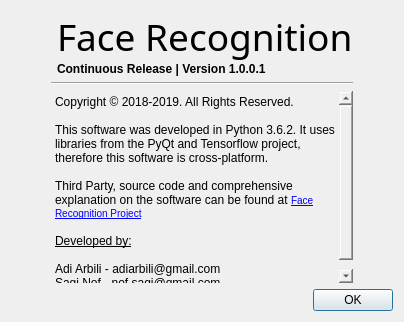
<?xml version="1.0" encoding="UTF-8"?>
<ui version="4.0">
 <class>Dialog</class>
 <widget class="QDialog" name="Dialog">
  <property name="geometry">
   <rect>
    <x>0</x>
    <y>0</y>
    <width>457</width>
    <height>330</height>
   </rect>
  </property>
  <property name="windowTitle">
   <string>Dialog</string>
  </property>
  <layout class="QGridLayout" name="gridLayout_2">
   <property name="sizeConstraint">
    <enum>QLayout::SetFixedSize</enum>
   </property>
   <item row="0" column="0">
    <layout class="QVBoxLayout" name="mainLayout">
     <property name="sizeConstraint">
      <enum>QLayout::SetMaximumSize</enum>
     </property>
     <item>
      <layout class="QGridLayout" name="gridLayout">
       <property name="leftMargin">
        <number>40</number>
       </property>
       <property name="rightMargin">
        <number>40</number>
       </property>
       <item row="2" column="0" colspan="2">
        <layout class="QHBoxLayout" name="contentLayout">
         <item>
          <widget class="QTextBrowser" name="content">
           <property name="sizePolicy">
            <sizepolicy hsizetype="Expanding" vsizetype="Expanding">
             <horstretch>0</horstretch>
             <verstretch>0</verstretch>
            </sizepolicy>
           </property>
           <property name="styleSheet">
            <string notr="true">background: transparent;</string>
           </property>
           <property name="frameShape">
            <enum>QFrame::NoFrame</enum>
           </property>
           <property name="html">
            <string>&lt;!DOCTYPE HTML PUBLIC &quot;-//W3C//DTD HTML 4.0//EN&quot; &quot;http://www.w3.org/TR/REC-html40/strict.dtd&quot;&gt;
&lt;html&gt;&lt;head&gt;&lt;meta name=&quot;qrichtext&quot; content=&quot;1&quot; /&gt;&lt;style type=&quot;text/css&quot;&gt;
p, li { white-space: pre-wrap; }
&lt;/style&gt;&lt;/head&gt;&lt;body style=&quot; font-family:'MS Shell Dlg 2'; font-size:7.8pt; font-weight:400; font-style:normal;&quot;&gt;
&lt;p style=&quot; margin-top:0px; margin-bottom:0px; margin-left:0px; margin-right:0px; -qt-block-indent:0; text-indent:0px;&quot;&gt;&lt;span style=&quot; font-size:9pt;&quot;&gt;Copyright © 2018-2019. All Rights Reserved.&lt;/span&gt;&lt;/p&gt;
&lt;p style=&quot;-qt-paragraph-type:empty; margin-top:0px; margin-bottom:0px; margin-left:0px; margin-right:0px; -qt-block-indent:0; text-indent:0px; font-size:9pt;&quot;&gt;&lt;br /&gt;&lt;/p&gt;
&lt;p style=&quot; margin-top:0px; margin-bottom:0px; margin-left:0px; margin-right:0px; -qt-block-indent:0; text-indent:0px;&quot;&gt;&lt;span style=&quot; font-size:9pt;&quot;&gt;This software was developed in Python 3.6.2. It uses libraries from the PyQt and Tensorflow project, therefore this software is cross-platform.&lt;/span&gt;&lt;/p&gt;
&lt;p style=&quot;-qt-paragraph-type:empty; margin-top:0px; margin-bottom:0px; margin-left:0px; margin-right:0px; -qt-block-indent:0; text-indent:0px; font-size:9pt;&quot;&gt;&lt;br /&gt;&lt;/p&gt;
&lt;p style=&quot; margin-top:0px; margin-bottom:0px; margin-left:0px; margin-right:0px; -qt-block-indent:0; text-indent:0px;&quot;&gt;&lt;span style=&quot; font-size:9pt;&quot;&gt;Third Party, source code and comprehensive explanation on the software can be found at &lt;/span&gt;&lt;a href=&quot;https://github.com/adiarbili/FinalProject&quot;&gt;&lt;span style=&quot; text-decoration: underline; color:#0000ff;&quot;&gt;Face Recognition Project&lt;/span&gt;&lt;/a&gt;&lt;/p&gt;
&lt;p style=&quot;-qt-paragraph-type:empty; margin-top:0px; margin-bottom:0px; margin-left:0px; margin-right:0px; -qt-block-indent:0; text-indent:0px; font-size:9pt;&quot;&gt;&lt;br /&gt;&lt;/p&gt;
&lt;p style=&quot; margin-top:0px; margin-bottom:0px; margin-left:0px; margin-right:0px; -qt-block-indent:0; text-indent:0px;&quot;&gt;&lt;span style=&quot; font-size:9pt; text-decoration: underline;&quot;&gt;Developed by:&lt;/span&gt;&lt;/p&gt;
&lt;p style=&quot;-qt-paragraph-type:empty; margin-top:0px; margin-bottom:0px; margin-left:0px; margin-right:0px; -qt-block-indent:0; text-indent:0px; font-size:9pt; text-decoration: underline;&quot;&gt;&lt;br /&gt;&lt;/p&gt;
&lt;p style=&quot; margin-top:0px; margin-bottom:0px; margin-left:0px; margin-right:0px; -qt-block-indent:0; text-indent:0px;&quot;&gt;&lt;span style=&quot; font-size:9pt;&quot;&gt;Adi Arbili - adiarbili@gmail.com&lt;/span&gt;&lt;/p&gt;
&lt;p style=&quot; margin-top:0px; margin-bottom:0px; margin-left:0px; margin-right:0px; -qt-block-indent:0; text-indent:0px;&quot;&gt;&lt;span style=&quot; font-size:9pt;&quot;&gt;Sagi Nof - nof.sagi@gmail.com&lt;/span&gt;&lt;/p&gt;&lt;/body&gt;&lt;/html&gt;</string>
           </property>
           <property name="openExternalLinks">
            <bool>true</bool>
           </property>
          </widget>
         </item>
        </layout>
       </item>
       <item row="1" column="0" colspan="2">
        <widget class="Line" name="line">
         <property name="orientation">
          <enum>Qt::Horizontal</enum>
         </property>
        </widget>
       </item>
       <item row="0" column="0" colspan="2">
        <layout class="QGridLayout" name="gridLayout_4">
         <item row="0" column="0">
          <widget class="QLabel" name="icon_4">
           <property name="text">
            <string>&lt;html&gt;&lt;head/&gt;&lt;body&gt;&lt;p&gt;&lt;img src=&quot;:/Icon/icon.ico&quot; width=&quot;50&quot; height=&quot;50&quot;/&gt;&lt;/p&gt;&lt;/body&gt;&lt;/html&gt;</string>
           </property>
          </widget>
         </item>
         <item row="0" column="1">
          <layout class="QVBoxLayout" name="titleLayout_4">
           <property name="spacing">
            <number>0</number>
           </property>
           <item>
            <widget class="QLabel" name="title_4">
             <property name="sizePolicy">
              <sizepolicy hsizetype="Expanding" vsizetype="Minimum">
               <horstretch>0</horstretch>
               <verstretch>0</verstretch>
              </sizepolicy>
             </property>
             <property name="font">
              <font>
               <family>Bauhaus 93</family>
               <pointsize>28</pointsize>
              </font>
             </property>
             <property name="text">
              <string>Face Recognition</string>
             </property>
            </widget>
           </item>
           <item>
            <widget class="QLabel" name="release_4">
             <property name="sizePolicy">
              <sizepolicy hsizetype="Minimum" vsizetype="Minimum">
               <horstretch>0</horstretch>
               <verstretch>0</verstretch>
              </sizepolicy>
             </property>
             <property name="font">
              <font>
               <weight>75</weight>
               <bold>true</bold>
              </font>
             </property>
             <property name="text">
              <string>Continuous Release | Version 1.0.0.1</string>
             </property>
            </widget>
           </item>
          </layout>
         </item>
        </layout>
       </item>
      </layout>
     </item>
     <item alignment="Qt::AlignRight">
      <widget class="QPushButton" name="ok">
       <property name="text">
        <string>OK</string>
       </property>
      </widget>
     </item>
    </layout>
   </item>
  </layout>
 </widget>
 <resources>
  <include location="guiResource.qrc"/>
 </resources>
 <connections/>
</ui>
